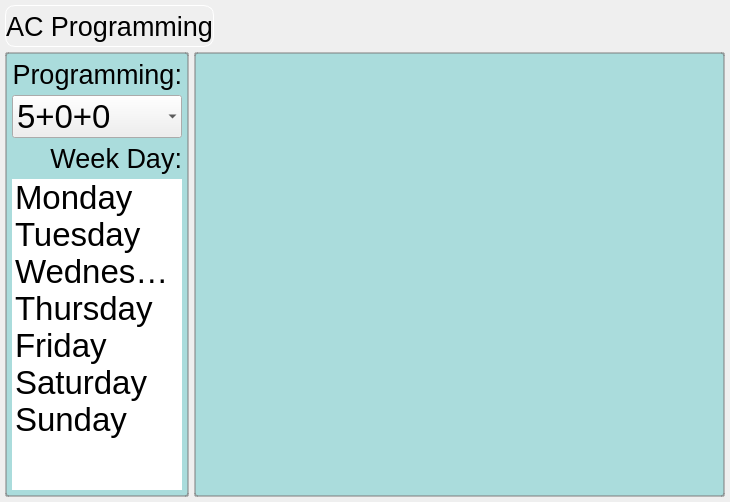
<?xml version="1.0" encoding="UTF-8"?>
<ui version="4.0">
 <class>AcScheduleSet</class>
 <widget class="QWidget" name="AcScheduleSet">
  <property name="geometry">
   <rect>
    <x>0</x>
    <y>0</y>
    <width>730</width>
    <height>502</height>
   </rect>
  </property>
  <property name="windowTitle">
   <string>Form</string>
  </property>
  <property name="styleSheet">
   <string notr="true">QLabel#titleLabel {
	padding-width-left:5px;
	padding-width-right:5px;
	border: 1px solid white;
	border-radius: 10px;
	min-width: 200px;
	min-height: 40px;
}

QComboBox {
	selection-background-color: transparent;
	selection-color: black;
}

QFrame#frame_1,#frame_2  {
	border: 2px solid rgb(125, 125, 125, 50%);
	border-radius: 3px;
	background-color:rgb(100, 200, 200, 50%);
}
</string>
  </property>
  <layout class="QGridLayout" name="gridLayout_3">
   <property name="margin">
    <number>5</number>
   </property>
   <property name="spacing">
    <number>5</number>
   </property>
   <item row="0" column="0" colspan="2">
    <layout class="QHBoxLayout" name="horizontalLayout">
     <item>
      <widget class="QLabel" name="titleLabel">
       <property name="font">
        <font>
         <pointsize>20</pointsize>
        </font>
       </property>
       <property name="text">
        <string>AC Programming</string>
       </property>
       <property name="alignment">
        <set>Qt::AlignCenter</set>
       </property>
      </widget>
     </item>
     <item>
      <spacer name="horizontalSpacer">
       <property name="orientation">
        <enum>Qt::Horizontal</enum>
       </property>
       <property name="sizeHint" stdset="0">
        <size>
         <width>40</width>
         <height>20</height>
        </size>
       </property>
      </spacer>
     </item>
    </layout>
   </item>
   <item row="1" column="0">
    <widget class="QFrame" name="frame_1">
     <property name="sizePolicy">
      <sizepolicy hsizetype="Preferred" vsizetype="Preferred">
       <horstretch>1</horstretch>
       <verstretch>0</verstretch>
      </sizepolicy>
     </property>
     <property name="frameShape">
      <enum>QFrame::Box</enum>
     </property>
     <property name="frameShadow">
      <enum>QFrame::Plain</enum>
     </property>
     <layout class="QGridLayout" name="gridLayout">
      <property name="margin">
       <number>5</number>
      </property>
      <property name="spacing">
       <number>5</number>
      </property>
      <item row="1" column="0">
       <widget class="QComboBox" name="modeComboBox">
        <property name="font">
         <font>
          <pointsize>25</pointsize>
         </font>
        </property>
        <property name="frame">
         <bool>false</bool>
        </property>
        <item>
         <property name="text">
          <string>5+0+0</string>
         </property>
        </item>
        <item>
         <property name="text">
          <string>5+1+1</string>
         </property>
        </item>
        <item>
         <property name="text">
          <string>5+2</string>
         </property>
        </item>
        <item>
         <property name="text">
          <string>7</string>
         </property>
        </item>
       </widget>
      </item>
      <item row="0" column="0">
       <widget class="QLabel" name="modeLabel">
        <property name="font">
         <font>
          <pointsize>20</pointsize>
         </font>
        </property>
        <property name="text">
         <string>Programming:</string>
        </property>
        <property name="alignment">
         <set>Qt::AlignRight|Qt::AlignTrailing|Qt::AlignVCenter</set>
        </property>
       </widget>
      </item>
      <item row="3" column="0">
       <widget class="QListWidget" name="listWidget">
        <property name="sizePolicy">
         <sizepolicy hsizetype="Expanding" vsizetype="Expanding">
          <horstretch>1</horstretch>
          <verstretch>0</verstretch>
         </sizepolicy>
        </property>
        <property name="font">
         <font>
          <pointsize>25</pointsize>
         </font>
        </property>
        <property name="frameShape">
         <enum>QFrame::NoFrame</enum>
        </property>
        <property name="horizontalScrollBarPolicy">
         <enum>Qt::ScrollBarAlwaysOff</enum>
        </property>
        <property name="autoScroll">
         <bool>false</bool>
        </property>
        <property name="editTriggers">
         <set>QAbstractItemView::NoEditTriggers</set>
        </property>
        <property name="showDropIndicator" stdset="0">
         <bool>false</bool>
        </property>
        <property name="currentRow">
         <number>-1</number>
        </property>
        <item>
         <property name="text">
          <string>Monday</string>
         </property>
        </item>
        <item>
         <property name="text">
          <string>Tuesday</string>
         </property>
        </item>
        <item>
         <property name="text">
          <string>Wednesday</string>
         </property>
        </item>
        <item>
         <property name="text">
          <string>Thursday</string>
         </property>
        </item>
        <item>
         <property name="text">
          <string>Friday</string>
         </property>
        </item>
        <item>
         <property name="text">
          <string>Saturday</string>
         </property>
        </item>
        <item>
         <property name="text">
          <string>Sunday</string>
         </property>
        </item>
       </widget>
      </item>
      <item row="2" column="0">
       <widget class="QLabel" name="dayLabel">
        <property name="font">
         <font>
          <pointsize>20</pointsize>
         </font>
        </property>
        <property name="text">
         <string>Week Day:</string>
        </property>
        <property name="alignment">
         <set>Qt::AlignRight|Qt::AlignTrailing|Qt::AlignVCenter</set>
        </property>
       </widget>
      </item>
     </layout>
    </widget>
   </item>
   <item row="1" column="1">
    <widget class="QFrame" name="frame_2">
     <property name="sizePolicy">
      <sizepolicy hsizetype="Preferred" vsizetype="Preferred">
       <horstretch>3</horstretch>
       <verstretch>0</verstretch>
      </sizepolicy>
     </property>
     <property name="frameShape">
      <enum>QFrame::Box</enum>
     </property>
     <property name="frameShadow">
      <enum>QFrame::Plain</enum>
     </property>
     <layout class="QGridLayout" name="gridLayout_2">
      <property name="margin">
       <number>0</number>
      </property>
      <property name="spacing">
       <number>0</number>
      </property>
      <item row="0" column="0">
       <widget class="HacAnalogClockPickWidget" name="picker"/>
      </item>
     </layout>
    </widget>
   </item>
  </layout>
 </widget>
 <customwidgets>
  <customwidget>
   <class>HacAnalogClockPickWidget</class>
   <extends>QWidget</extends>
   <header>hacanalogclockpickwidget.h</header>
   <container>1</container>
  </customwidget>
 </customwidgets>
 <resources/>
 <connections/>
</ui>
